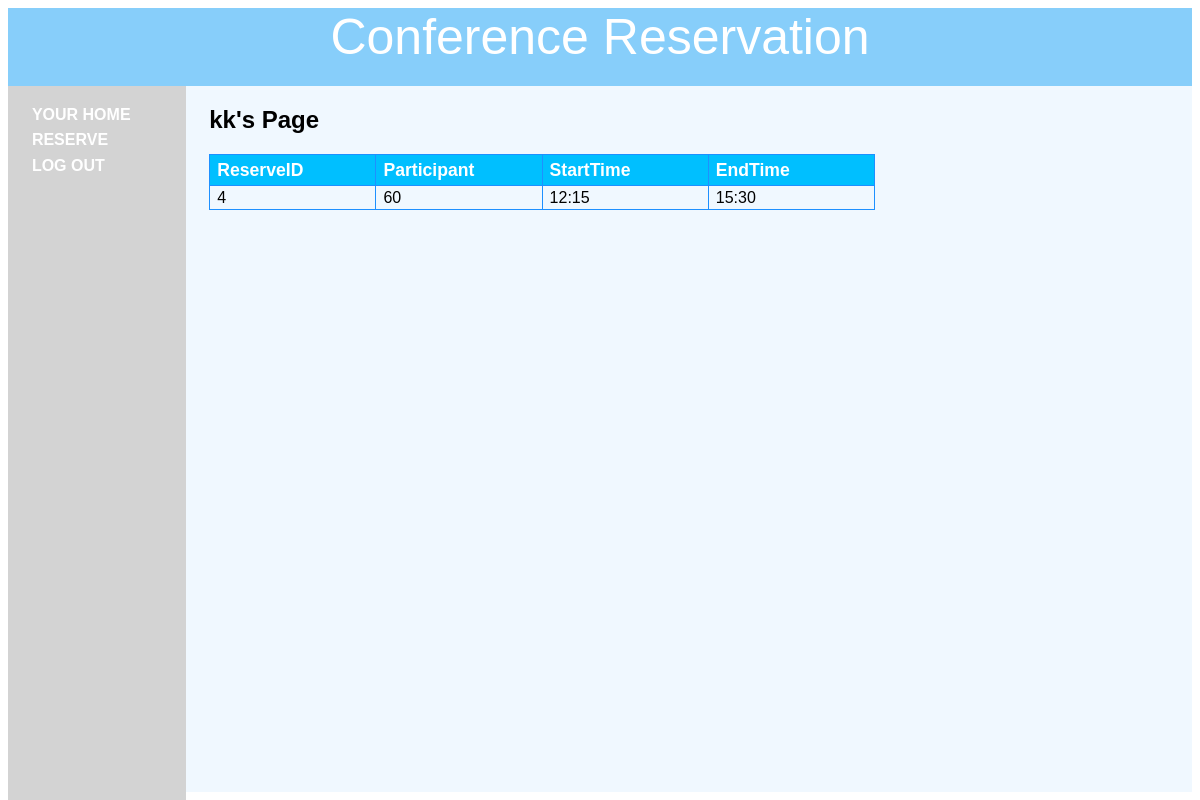
The app's page /members.php (signed in) with its own data.
### tables this page shows
CREATE TABLE IF NOT EXISTS `orders` (
`reservid` int(10) unsigned NOT NULL,
  `user` varchar(16) DEFAULT NULL,
  `participant` int(11) DEFAULT NULL,
  `starttime` varchar(10) DEFAULT NULL,
  `endtime` varchar(10) DEFAULT NULL,
  `sth` int(11) DEFAULT NULL,
  `stm` int(11) DEFAULT NULL,
  `eth` int(11) DEFAULT NULL,
  `etm` int(11) DEFAULT NULL
);

### function.php (called while the page is built, shortened)
<?php
$dbhost  = '127.0.0.1';
$dbname  = 'conference';
$dbuser  = 'cheng';
$dbpass  = '1234567';
$conn = mysqli_connect($dbhost, $dbuser, $dbpass,$dbname);
function queryMysql($query)
{
	global $conn;
	$result = mysqli_query($conn, $query);
	return $result;
}

### members.php (the view, shortened to what this page needs)
<?php
include_once 'header.php';
$user = $_SESSION['user'];
echo "<h2>$user's Page</h2>";
	$result = queryMysql("SELECT * FROM orders WHERE user='$user'");
	$ris = mysqli_fetch_array($result);
	$n = 0;
	if($ris!=NULL){
	echo "<table style='border-collapse:collapse;'><tr><th>ReserveID</th><th>Participant</th><th>StartTime</th><th>EndTime</th></tr>";
	while($ris != NULL)
	{
		if($n%2 == 0){
		echo "<tr><td>";
		}else{
			echo "<tr class='alt'><td>";
		}
		echo($ris['reservid']);
			echo "</td><td>";
			echo($ris['participant']);
			echo "</td><td>";
			echo($ris['starttime']);
			echo "</td><td>";
			echo($ris['endtime']);
			echo "</td></tr>";
	$ris = mysqli_fetch_array($result);
	$n = $n + 1;
	}
	echo "</table>";
}else
	echo "No reservation.";
?>

### header.php (style rules this page uses)
td,th { width:4cm;font-size:1em;border:1px solid #1E90FF;padding:3px 7px 2px 7px; }
th { font-size:1.1em;text-align:left;padding-top:5px;padding-bottom:4px;background-color:#00BFFF;color:#ffffff }

### records on screen
orders: reservid "4", participant "60", starttime "12:15", endtime "15:30"

### other values on screen
$appname "Conference Reservation"
$user "kk"
